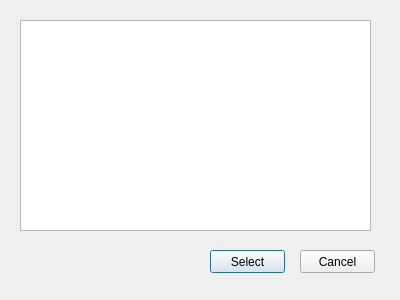
<?xml version="1.0" encoding="UTF-8"?>
<ui version="4.0">
 <class>Dialog</class>
 <widget class="QDialog" name="Dialog">
  <property name="geometry">
   <rect>
    <x>0</x>
    <y>0</y>
    <width>400</width>
    <height>300</height>
   </rect>
  </property>
  <property name="windowTitle">
   <string>Dialog</string>
  </property>
  <widget class="QListView" name="listView">
   <property name="geometry">
    <rect>
     <x>20</x>
     <y>20</y>
     <width>351</width>
     <height>211</height>
    </rect>
   </property>
  </widget>
  <widget class="QPushButton" name="pushButton_select">
   <property name="geometry">
    <rect>
     <x>210</x>
     <y>250</y>
     <width>75</width>
     <height>23</height>
    </rect>
   </property>
   <property name="text">
    <string>Select</string>
   </property>
  </widget>
  <widget class="QPushButton" name="pushButton_cancel">
   <property name="geometry">
    <rect>
     <x>300</x>
     <y>250</y>
     <width>75</width>
     <height>23</height>
    </rect>
   </property>
   <property name="text">
    <string>Cancel</string>
   </property>
  </widget>
 </widget>
 <resources/>
 <connections/>
</ui>
